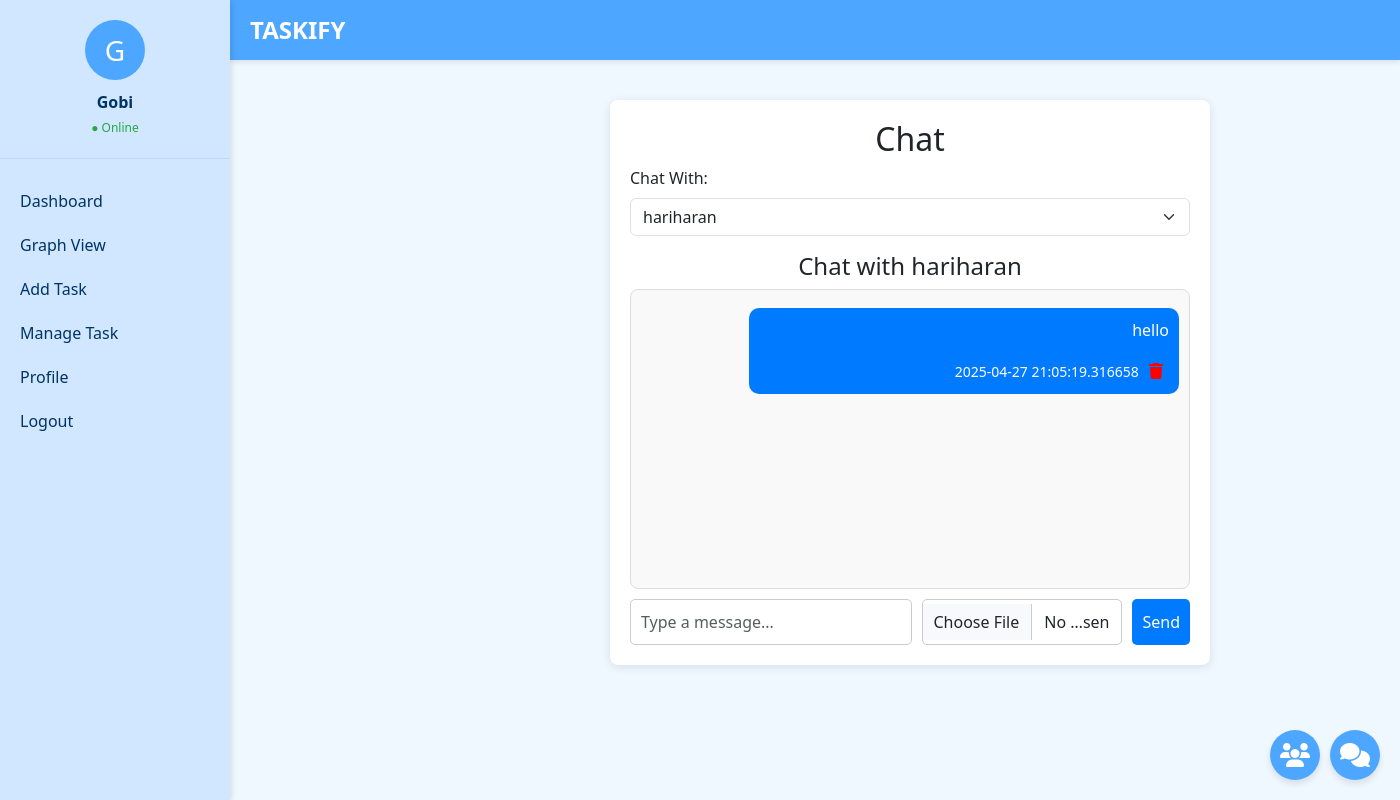
The app's page /chat?user_id=1 (signed in) with its own data.
### tables this page shows
CREATE TABLE "users" (uid integer NOT NULL PRIMARY KEY , 
password varchar(128) NOT NULL, 
last_login datetime NULL,
username varchar(150) NOT NULL UNIQUE,
email varchar(254) NOT NULL,
is_staff int NOT NULL, 
date_joined datetime NOT NULL, 
isapproved int default 0);

CREATE TABLE "accounts_chat" (cid integer NOT NULL PRIMARY KEY AUTOINCREMENT, 
 text varchar(100) NOT NULL, 
 trans datetime NOT NULL, 
 from_user_id integer , to_user_id integer,file text,reads int default 0);

### main.py (the view, shortened to what this page needs)
@app.route('/chat', methods=['GET', 'POST'])
def chat():
    if 'id' not in session:
        return redirect('/login')
    conn = connect()
    cursor = conn.cursor()
    cursor.execute("SELECT uid, username FROM users WHERE uid != ?", (session["id"],))
    u = cursor.fetchall()
    users = []
    for k in u:
        k = list(k)  # Convert tuple to list to append unread message count
        cursor.execute("""
            SELECT count(*)
            FROM accounts_chat
            WHERE to_user_id = ? AND reads = 0 and from_user_id=?
            ORDER BY trans ASC
        """, ( session["id"],k[0]))
        c = cursor.fetchone()[0]
        k.append(c)
        users.append(k)
    selected_user = None
    messages = []
    if request.method == "GET" and "user_id" in request.args:
        selected_user_id = request.args.get("user_id")
        cursor.execute("SELECT uid, username FROM users WHERE uid = ?", (selected_user_id,))
        selected_user = cursor.fetchone()
        print(selected_user)
        if selected_user:
            cursor.execute("""
                UPDATE accounts_chat
                SET reads = 1
                WHERE from_user_id = ? AND to_user_id = ? AND reads = 0
            """, (selected_user_id, session["id"]))
            conn.commit()
            cursor.execute("""
                SELECT from_user_id, text, trans, reads, file, cid
                FROM accounts_chat
                WHERE (from_user_id = ? AND to_user_id = ?) OR (from_user_id = ? AND to_user_id = ?)
                ORDER BY trans ASC
            """, (session["id"], selected_user_id, selected_user_id, session["id"]))
            messages = cursor.fetchall()
    conn.close()
    return render_template("chat.html", users=users, selected_user=selected_user, messages=messages)

### main.py (called while the page is built)
def connect():
	return sqlite3.connect("tasify.db")

### templates/chat.html (shortened to what this page needs)
{% extends "layout.html" %}
{% block content %}
<div class="chat-container">
    <h2 class="text-center">Chat</h2>
    <form method="GET" class="mb-3">
        <label for="user_id" class="form-label">Chat With:</label>
        <select name="user_id" class="form-select" onchange="this.form.submit()">
            {% for user in users %}
            <option value="{{ user[0] }}" {% if selected_user and user[0] == selected_user[0] %}selected{% endif %}>
                {{ user[1] }}
            </option>
            {% endfor %}
        </select>
    </form>
    {% if selected_user %}
    <h4 class="text-center">Chat with {{ selected_user[1] }}</h4>
    <div class="message-box">
        {% for message in messages %}
        <div class="message {% if message[0] == session['id'] %}sent{% else %}received{% endif %}">
          {% if message[1] %}
            <p>{{ message[1] }}</p>
          {% endif %}
          <small>{{ message[2] }}</small>
          {% if message[0] == session['id'] %}
            <form method="POST" action="/delete_message" style="display:inline;">
              <button type="submit" style="border: none; background: none; color: red;" title="Delete">
                <i class="fas fa-trash"></i>
              </button>
            </form>
          {% endif %}
        </div>
      {% endfor %}
    </div>
    <form method="POST" class="chat-form" enctype="multipart/form-data">
        <input type="text" name="message" class="form-control" placeholder="Type a message..."/>
        <input type="file" name="file" class="form-control" style="max-width: 200px;" />
        <button type="submit">Send</button>
      </form>
    {% else %}
    <p class="text-center">Select a user to start chatting.</p>
    {% endif %}
</div>
{% endblock %}

### templates/layout.html (style rules this page uses)
body { margin: 0; font-family: "Segoe UI", Tahoma, Geneva, Verdana, sans-serif; background-color: #f0f8ff; }

### templates/chat.html (style rules this page uses)
.chat-container { max-width: 600px; margin: auto; background: #fff; padding: 20px; border-radius: 8px; box-shadow: 0px 2px 10px rgba(0, 0, 0, 0.1); }
.message-box { height: 300px; overflow-y: auto; border: 1px solid #ddd; padding: 10px; border-radius: 8px; background: #f9f9f9; }
.message { padding: 10px; margin: 8px 0; border-radius: 10px; max-width: 80%; word-wrap: break-word; }
.sent { background: #007bff; color: white; text-align: right; margin-left: auto; }
.chat-form { display: flex; margin-top: 10px; gap: 10px; }
.chat-form input { flex: 1; padding: 10px; border: 1px solid #ccc; border-radius: 5px; }
.chat-form button { background: #007bff; color: white; border: none; padding: 10px; border-radius: 5px; cursor: pointer; }

### records on screen
users: username "hariharan"
accounts_chat: text "hello", trans "2025-04-27 21:05:19.316658"

### other values on screen
{{ session.get("username", "G")[:1].upper() }} "G"
{{ session.get("username", "Guest") }} "Gobi"
form field user_id "hariharan"
